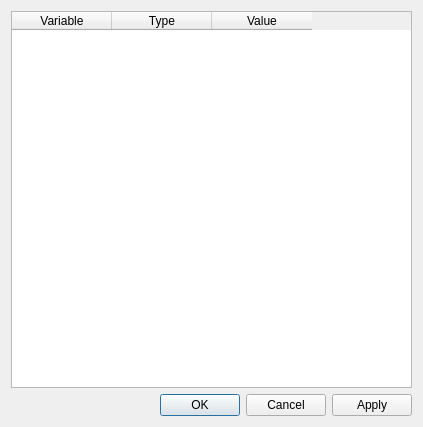
<?xml version="1.0" encoding="UTF-8"?>
<ui version="4.0">
 <class>SqwParamDlg</class>
 <widget class="QDialog" name="SqwParamDlg">
  <property name="geometry">
   <rect>
    <x>0</x>
    <y>0</y>
    <width>423</width>
    <height>427</height>
   </rect>
  </property>
  <property name="windowTitle">
   <string>Parameters</string>
  </property>
  <layout class="QGridLayout" name="gridLayout">
   <item row="0" column="0">
    <widget class="QTableWidget" name="tableParams">
     <property name="sortingEnabled">
      <bool>true</bool>
     </property>
     <attribute name="verticalHeaderShowSortIndicator" stdset="0">
      <bool>false</bool>
     </attribute>
     <column>
      <property name="text">
       <string>Variable</string>
      </property>
     </column>
     <column>
      <property name="text">
       <string>Type</string>
      </property>
     </column>
     <column>
      <property name="text">
       <string>Value</string>
      </property>
     </column>
    </widget>
   </item>
   <item row="1" column="0">
    <widget class="QDialogButtonBox" name="buttonBox">
     <property name="orientation">
      <enum>Qt::Horizontal</enum>
     </property>
     <property name="standardButtons">
      <set>QDialogButtonBox::Apply|QDialogButtonBox::Cancel|QDialogButtonBox::Ok</set>
     </property>
    </widget>
   </item>
  </layout>
 </widget>
 <resources/>
 <connections>
  <connection>
   <sender>buttonBox</sender>
   <signal>accepted()</signal>
   <receiver>SqwParamDlg</receiver>
   <slot>accept()</slot>
   <hints>
    <hint type="sourcelabel">
     <x>248</x>
     <y>254</y>
    </hint>
    <hint type="destinationlabel">
     <x>157</x>
     <y>274</y>
    </hint>
   </hints>
  </connection>
  <connection>
   <sender>buttonBox</sender>
   <signal>rejected()</signal>
   <receiver>SqwParamDlg</receiver>
   <slot>reject()</slot>
   <hints>
    <hint type="sourcelabel">
     <x>316</x>
     <y>260</y>
    </hint>
    <hint type="destinationlabel">
     <x>286</x>
     <y>274</y>
    </hint>
   </hints>
  </connection>
 </connections>
</ui>
